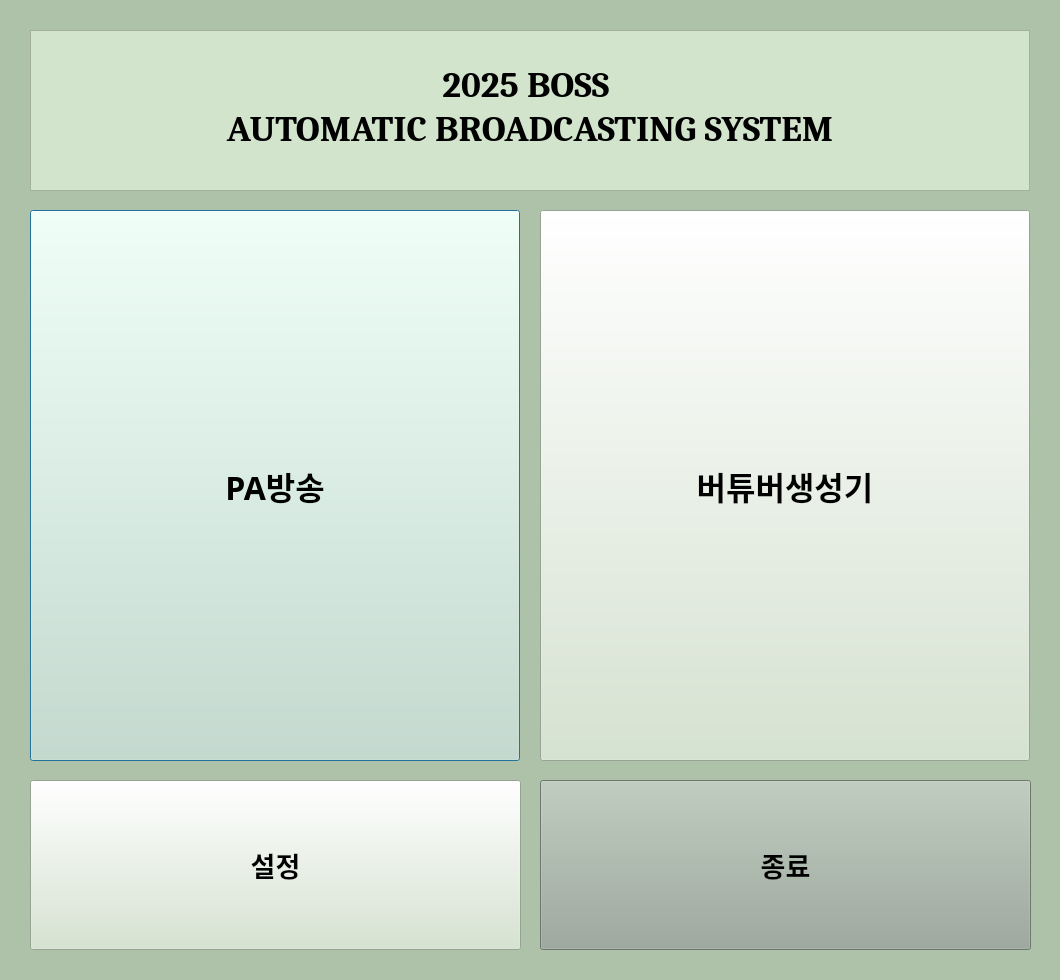
<?xml version="1.0" encoding="UTF-8"?>
<ui version="4.0">
 <class>Dialog</class>
 <widget class="QDialog" name="Dialog">
  <property name="geometry">
   <rect>
    <x>0</x>
    <y>0</y>
    <width>1060</width>
    <height>980</height>
   </rect>
  </property>
  <property name="windowTitle">
   <string>Dialog</string>
  </property>
  <property name="styleSheet">
   <string notr="true">background-color:rgb(173, 194, 169)</string>
  </property>
  <widget class="QTextBrowser" name="textBrowser">
   <property name="geometry">
    <rect>
     <x>30</x>
     <y>30</y>
     <width>1000</width>
     <height>161</height>
    </rect>
   </property>
   <property name="font">
    <font>
     <family>Cambria</family>
     <pointsize>24</pointsize>
     <weight>75</weight>
     <bold>true</bold>
    </font>
   </property>
   <property name="styleSheet">
    <string notr="true">background-color:rgb(211, 228, 205)</string>
   </property>
   <property name="html">
    <string>&lt;!DOCTYPE HTML PUBLIC &quot;-//W3C//DTD HTML 4.0//EN&quot; &quot;http://www.w3.org/TR/REC-html40/strict.dtd&quot;&gt;
&lt;html&gt;&lt;head&gt;&lt;meta name=&quot;qrichtext&quot; content=&quot;1&quot; /&gt;&lt;style type=&quot;text/css&quot;&gt;
p, li { white-space: pre-wrap; }
&lt;/style&gt;&lt;/head&gt;&lt;body style=&quot; font-family:'Cambria'; font-size:24pt; font-weight:600; font-style:normal;&quot;&gt;
&lt;p align=&quot;center&quot; style=&quot;-qt-paragraph-type:empty; margin-top:0px; margin-bottom:0px; margin-left:0px; margin-right:0px; -qt-block-indent:0; text-indent:0px; font-size:9pt;&quot;&gt;&lt;br /&gt;&lt;/p&gt;
&lt;p align=&quot;center&quot; style=&quot;-qt-paragraph-type:empty; margin-top:0px; margin-bottom:0px; margin-left:0px; margin-right:0px; -qt-block-indent:0; text-indent:0px; font-size:9pt;&quot;&gt;&lt;br /&gt;&lt;/p&gt;
&lt;p align=&quot;center&quot; style=&quot; margin-top:0px; margin-bottom:0px; margin-left:0px; margin-right:0px; -qt-block-indent:0; text-indent:0px;&quot;&gt;&lt;span style=&quot; font-size:28pt; color:#000000;&quot;&gt;2025 BOSS &lt;/span&gt;&lt;/p&gt;
&lt;p align=&quot;center&quot; style=&quot; margin-top:0px; margin-bottom:0px; margin-left:0px; margin-right:0px; -qt-block-indent:0; text-indent:0px;&quot;&gt;&lt;span style=&quot; font-size:28pt; color:#000000;&quot;&gt;AUTOMATIC BROADCASTING SYSTEM&lt;/span&gt;&lt;/p&gt;&lt;/body&gt;&lt;/html&gt;</string>
   </property>
  </widget>
  <widget class="QPushButton" name="to_PA">
   <property name="geometry">
    <rect>
     <x>30</x>
     <y>210</y>
     <width>490</width>
     <height>551</height>
    </rect>
   </property>
   <property name="font">
    <font>
     <family>한컴 고딕</family>
     <pointsize>24</pointsize>
     <weight>75</weight>
     <bold>true</bold>
    </font>
   </property>
   <property name="styleSheet">
    <string notr="true">background-color:rgb(211, 228, 205)</string>
   </property>
   <property name="text">
    <string>PA방송</string>
   </property>
  </widget>
  <widget class="QPushButton" name="to_Virtual">
   <property name="geometry">
    <rect>
     <x>540</x>
     <y>210</y>
     <width>490</width>
     <height>551</height>
    </rect>
   </property>
   <property name="font">
    <font>
     <family>한컴 고딕</family>
     <pointsize>24</pointsize>
     <weight>75</weight>
     <bold>true</bold>
    </font>
   </property>
   <property name="styleSheet">
    <string notr="true">background-color:rgb(211, 228, 205)</string>
   </property>
   <property name="text">
    <string>버튜버생성기</string>
   </property>
  </widget>
  <widget class="QPushButton" name="settingbutton">
   <property name="geometry">
    <rect>
     <x>30</x>
     <y>780</y>
     <width>491</width>
     <height>170</height>
    </rect>
   </property>
   <property name="font">
    <font>
     <family>한컴 고딕</family>
     <pointsize>20</pointsize>
     <weight>75</weight>
     <bold>true</bold>
    </font>
   </property>
   <property name="styleSheet">
    <string notr="true">background-color:rgb(211, 228, 205)</string>
   </property>
   <property name="text">
    <string>설정</string>
   </property>
  </widget>
  <widget class="QPushButton" name="quitbutton">
   <property name="geometry">
    <rect>
     <x>540</x>
     <y>780</y>
     <width>491</width>
     <height>170</height>
    </rect>
   </property>
   <property name="font">
    <font>
     <family>한컴 고딕</family>
     <pointsize>20</pointsize>
     <weight>75</weight>
     <bold>true</bold>
    </font>
   </property>
   <property name="styleSheet">
    <string notr="true">background-color:rgb(153, 167, 153)</string>
   </property>
   <property name="text">
    <string>종료</string>
   </property>
  </widget>
 </widget>
 <resources/>
 <connections/>
</ui>
